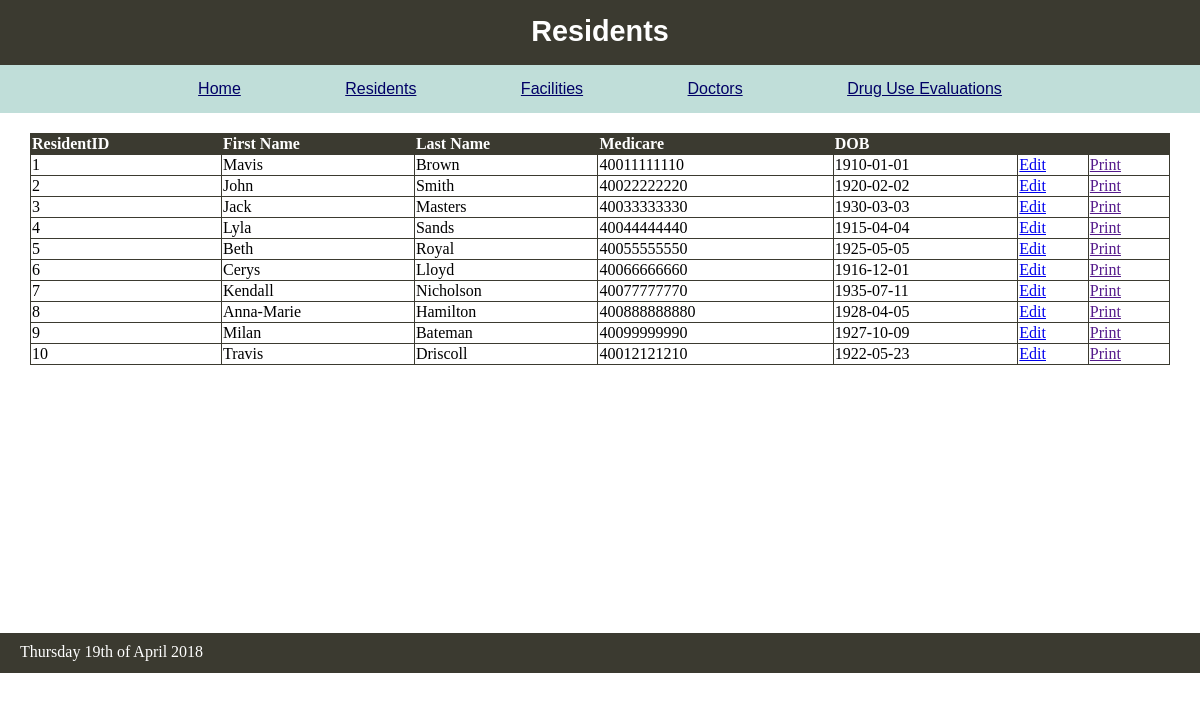
The app's page /all_residents/index.php with its own data.
### tables this page shows
CREATE TABLE Residents(
	ResidentID INT NOT NULL AUTO_INCREMENT,
	FirstName VARCHAR(20),
	LastName VARCHAR(20),
	Medicare VARCHAR(12),
	DOB DATE,
	PRIMARY KEY (ResidentID)
);

### private/functions.php (called while the page is built, shortened)
<?php
function url_to($script_path) {
	return WWW_ROOT . $script_path;
}
function h($string) {
	return htmlspecialchars($string);
}
function u($string="") {
	return urlencode($string);
}
?>

### private/query_functions.php (called while the page is built, shortened)
<?php
function select_all_residents() {
	global $db;
	$sql = "SELECT * FROM Residents";
	$result = $db->query($sql);
	$array = $result->fetchALL(PDO::FETCH_ASSOC);
	return $array;
}
?>

### public/all_residents/index.php (the view, shortened to what this page needs)
<?php
	$all_residents = select_all_residents();
?>
<?php $page_title = 'Residents'; ?>
<?php include(SHARED_PATH . '/header.php'); ?>
<div id="content">
	<article id="resident">
		<section id="resident_list">
			<table class="list">
				<tr>
					<th>ResidentID</th>
					<th>First Name</th>
					<th>Last Name</th>
					<th>Medicare</th>
					<th>DOB</th>
					<th>&nbsp;</th>
	  	    		<th>&nbsp;</th>
				</tr>
				<?php foreach($all_residents as $resident) { ?>
					<tr>
						<td><?php echo h($resident['ResidentID']); ?></td>
						<td><?php echo h($resident['FirstName']); ?></td>
						<td><?php echo h($resident['LastName']); ?></td>
						<td><?php echo h($resident['Medicare']); ?></td>
						<td><?php echo h($resident['DOB']); ?></td>
						<td><a class="action" href="<?php echo url_to('/all_residents/resident/index.php?id='.h(u($resident['ResidentID'])));?>">Edit</a></td>
						<td><a class="action" href="">Print</a></td>
					</tr>
				<?php } ?>
			</table>
		</section>
	</article>
</div>
<?php include(SHARED_PATH . '/footer.php'); ?>

### private/shared/header.php (shortened to what this page needs)
<!doctype html>
<html lang="en">
<head>
	<link rel="stylesheet" media="all" href="<?php echo WWW_ROOT . '/stylesheets/home.css'; ?>" />
</head>
<body>
	<header>
		<h1><?php echo $page_title ?></h1>
	</header>
	<nav>
		<ul>
			<li><a href="<?php echo url_to('/index.php'); ?>">Home</a></li>
			<li><a href="<?php echo url_to('/all_residents/index.php'); ?>">Residents</a></li>
			<li><a href="<?php echo url_to('/all_facilities/index.php'); ?>">Facilities</a></li>
			<li><a href="<?php echo url_to('/all_doctors/index.php'); ?>">Doctors</a></li>
			<li><a href="<?php echo url_to('/due/index.php'); ?>">Drug Use Evaluations</a></li>
		</ul>
	</nav>

### private/shared/footer.php (shortened to what this page needs)
<footer>
  <?php
  echo date("l jS \of F Y");
  ?>
</footer>
</body>
</html>

### public/stylesheets/home.css (style rules this page uses)
header, footer { background: #3b3a30; color: white; }
header { height: 65px; margin: 0 0 0 0; padding: 0 0; }
footer { height: 20px; margin: 0 0 10px 0; padding: 10px 20px; }
header h1 { margin: 0; padding: 15px; font-size: 1.8em; font-family: Veranda, Arial, Helvetica, sans-serif; text-align: center; }
body { height:980px; width: 100%; margin: 0; padding: 0; }
nav { margin: 0; padding: 10; text-align: center; font-family: Veranda, Arial, Helvetica, sans-serif; background: #c0ded9; }
nav ul { list-style: none; padding: 5; margin: 0; }
nav ul li { display: inline; margin-right: 1em; margin: 50; }
#content { min-height:500px; padding:0 30px; }
nav a { color: #000066; }
table { border-collapse: collapse; margin-top: 20; }
table.list { width: 100%; }
table.list tr th { border: 1px solid #3b3a30; background: #3b3a30; color: white; text-align: left; }
table.list tr td { border: 1px solid #3b3a30; }

### records on screen
residents: ResidentID "1", FirstName "Mavis", LastName "Brown", Medicare "40011111110", DOB "1910-01-01"
residents: ResidentID "2", FirstName "John", LastName "Smith", Medicare "40022222220", DOB "1920-02-02"
residents: ResidentID "3", FirstName "Jack", LastName "Masters", Medicare "40033333330", DOB "1930-03-03"
residents: ResidentID "4", FirstName "Lyla", LastName "Sands", Medicare "40044444440", DOB "1915-04-04"
residents: ResidentID "5", FirstName "Beth", LastName "Royal", Medicare "40055555550", DOB "1925-05-05"
residents: ResidentID "6", FirstName "Cerys", LastName "Lloyd", Medicare "40066666660", DOB "1916-12-01"
residents: ResidentID "7", FirstName "Kendall", LastName "Nicholson", Medicare "40077777770", DOB "1935-07-11"
residents: ResidentID "8", FirstName "Anna-Marie", LastName "Hamilton", Medicare "400888888880", DOB "1928-04-05"
residents: ResidentID "9", FirstName "Milan", LastName "Bateman", Medicare "40099999990", DOB "1927-10-09"
residents: ResidentID "10", FirstName "Travis", LastName "Driscoll", Medicare "40012121210", DOB "1922-05-23"

### other values on screen
$page_title "Residents"
